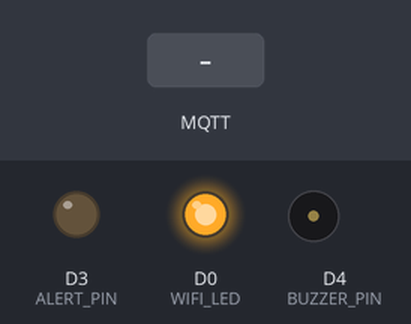
A sketch run on a simulated ESP8266 (NodeMCU). Parts: output pins drawn as LEDs (lit = HIGH), buzzer (waves = sounding, pin HIGH). The inputs (shaded band) are chosen by the test bench. WiFi joins after 1.5 s; servers stay silent unless stated; no MQTT or app messages arrive unless stated; what the sketch prints to the serial monitor is not drawn.

Above: at 2.7 s.
2.8 s: MQTT message "1" arrives on the first subscribed topic
At 3.2 s:
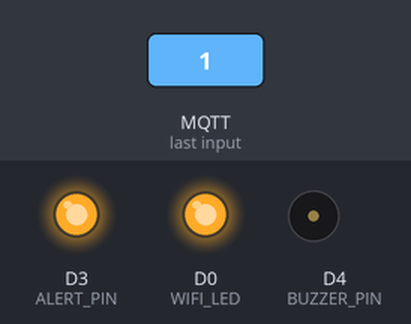
7.5 s: MQTT message "0" arrives on the first subscribed topic
At 8.0 s:
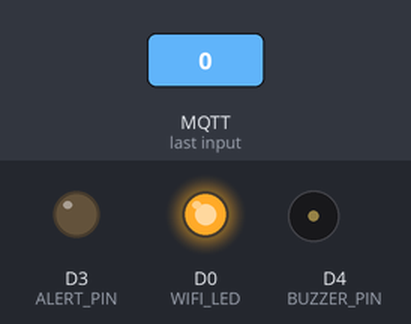
Timing chart, 0 to 10.5 s (numbered marks = the images above; inputs shaded):
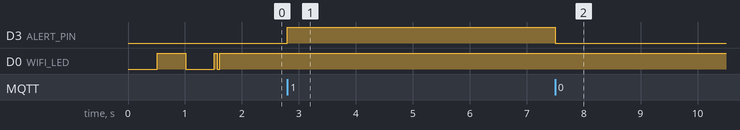

The sketch:

esp8266.ino
```cpp
#include <ESP8266WiFi.h>
#include <PubSubClient.h>
#include <SPI.h>
#include <MFRC522.h>


// Update these with values suitable for your network.

const char* ssid = "SLT-ADSL-17022";
const char* password = "ran2280252";
const char* mqtt_server = "192.168.1.10";

const char* device_id = "lock_01"; //this will be the subscribe topic also
const char* subs_topic = "lock_01";
const char* pub_topic = "raspberry";
String pub_msg = "";


//wifi and mqtt related variables and objects
WiFiClient espClient;
PubSubClient client(espClient);
long lastMsg = 0;
char msg[50];
int value = 0;

//rfid related variables and objects
#define SS_PIN 5  //D2
#define RST_PIN 4 //D1
MFRC522 mfrc522(SS_PIN, RST_PIN);   // Create MFRC522 instance.

String content = "";
String id = "";


#define WIFI_LED    D0  //GREEN
#define ALERT_PIN  D3 //RED;
#define BUZZER_PIN   D4  //YELLOW
#define BUTTON A0


byte wifi_status=0;


void setup_wifi() {

  delay(10);
  // We start by connecting to a WiFi network
  Serial.println();
  Serial.print("Connecting to ");
  Serial.println(ssid);

  WiFi.begin(ssid, password);

  while (WiFi.status() != WL_CONNECTED) {
    delay(500);
    Serial.print(".");
    blinkWifi();
  }


  Serial.println("");
  Serial.println("WiFi connected");
  Serial.println("IP address: ");
  Serial.println(WiFi.localIP());


}

void callback(char* topic, byte* payload, unsigned int length) {
  Serial.print("Message arrived [");
  Serial.print(topic);
  Serial.print("] ");
  for (int i = 0; i < length; i++) {
    Serial.print((char)payload[i]);
  }
  Serial.println();

  // Switch on the LED if an 1 was received as first character
  if ((char)payload[0] == '1') {
         setLock(1);
  } else {
        setLock(0);
  }

}

void reconnect() {
  // Loop until we're reconnected


 if(WiFi.status() != WL_CONNECTED){
      WiFi.begin(ssid, password);

 }

  while (WiFi.status() != WL_CONNECTED){
      blinkWifi();
      delay(500);
 }
  setWifiLed(0);
  while (!client.connected()) {
    Serial.print("Attempting MQTT connection...");

    // Attempt to connect
    if (client.connect(device_id)) {
      Serial.println("connected");
      // Once connected, publish an announcement...

      // ... and resubscribe
      client.subscribe(subs_topic);
    } else {
      Serial.print("failed, rc=");
      Serial.print(client.state());
      Serial.println(" try again in 5 seconds");
      // Wait 3 seconds before retrying

      delay(3000);
    }
  }
  setWifiLed(1);

}


void blinkWifi(){
    wifi_status = !wifi_status;
  digitalWrite(WIFI_LED,wifi_status);
  }

void setWifiLed(byte state){
  wifi_status  = state ;
  digitalWrite(WIFI_LED,wifi_status);
 }

// 1 = lock the door , 0 - unlock the door
//also controls the buzzer and the _ALERT_LED
void setLock(byte state){

       digitalWrite(ALERT_PIN,state);

       //BUZZER to do

    }


 //Function to read RFID card information
boolean readCard() {
  if ( ! mfrc522.PICC_IsNewCardPresent())
  {
    return false;
  }
  // Select one of the cards
  if ( ! mfrc522.PICC_ReadCardSerial())
  {
    return false;
  }

  content = "";
  id = "";
              byte letter;
              for (byte i = 0; i < mfrc522.uid.size; i++)
              {
              content.concat(String(mfrc522.uid.uidByte[i] < 0x10 ? " 0" : " "));
              content.concat(String(mfrc522.uid.uidByte[i], HEX));
            }

              id = content.substring(1);

              Serial.println(id);
               return true;
}


void publishRFIDData(String id){


    pub_msg = String(device_id);
    pub_msg+=",rfid,";
    pub_msg+=String(id);

    char apiArray[pub_msg.length() + 1];
    pub_msg.toCharArray(apiArray,pub_msg.length() + 1);


    client.publish(pub_topic, apiArray);

  }


void setup() {
//  pinMode(BUILTIN_LED, OUTPUT);     // Initialize the BUILTIN_LED pin as an output

  pinMode(WIFI_LED,OUTPUT);
  pinMode(ALERT_PIN,OUTPUT);
  pinMode(BUZZER_PIN,OUTPUT);

  Serial.begin(115200);
  setup_wifi();

  client.setServer(mqtt_server, 1883);
  client.setCallback(callback);


 //rfid spi communication initialization
   SPI.begin();      // Initiate  SPI bus
   mfrc522.PCD_Init();   // Initiate MFRC522
}

void loop() {

  if (!client.connected()) {
    reconnect();
  }
  client.loop();


//
  long now = millis();
  if (now - lastMsg > 2000) {
    lastMsg = now;
//    ++value;
//    snprintf (msg, 50, "hello world #%ld", value);
//    Serial.print("Publish message: ");
//    Serial.println(msg);
//    client.publish("outTopic", msg);
  //here the card information is read if there is any detected
if(readCard()){


  publishRFIDData(id);
   while(readCard())delay(1000);
  }
  }
}
```

Measured:
- after the input at 2.8 s, D3 (ALERT_PIN): LOW → HIGH at once
- after the input at 7.5 s, D3 (ALERT_PIN): HIGH → LOW at once
